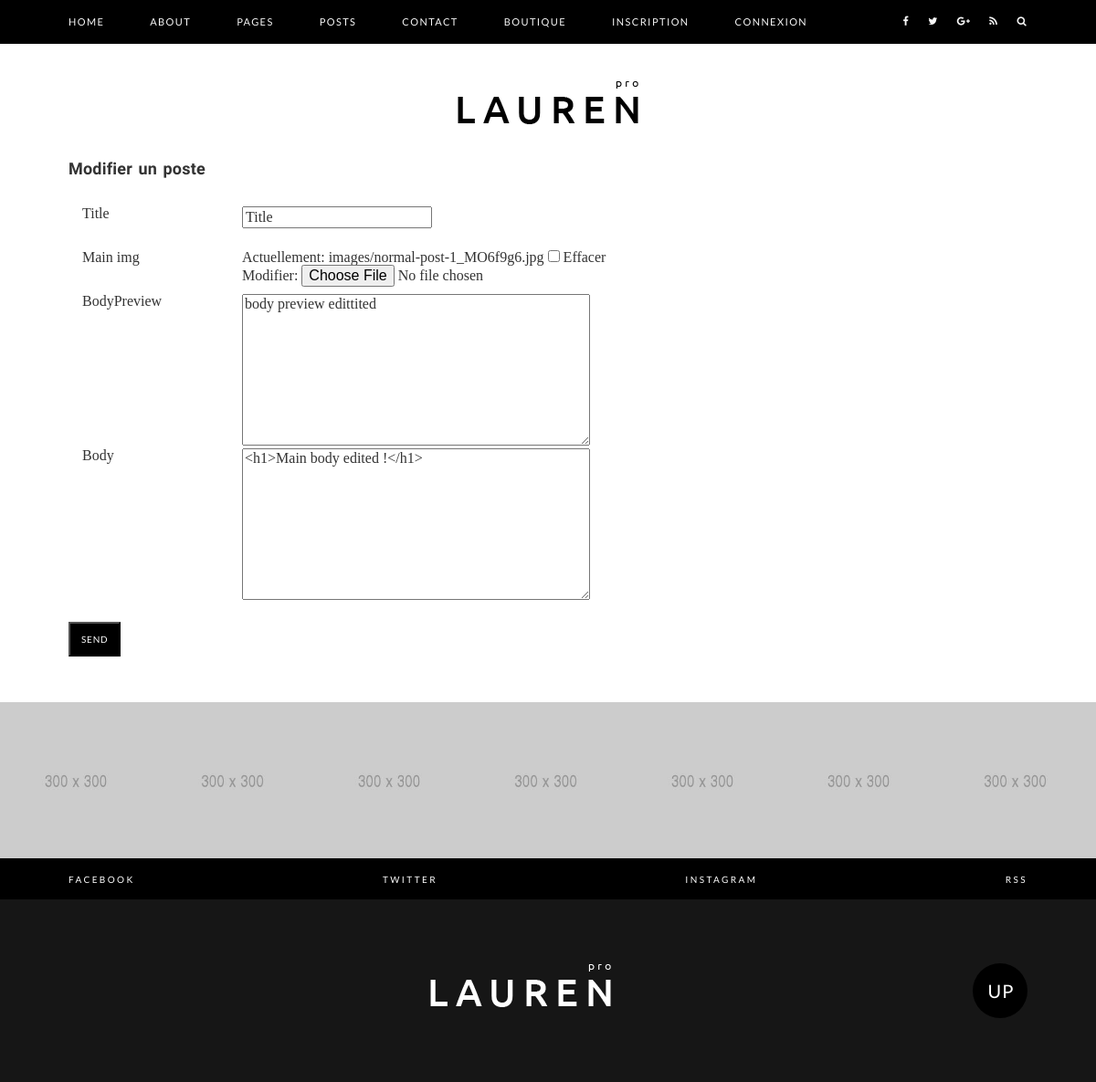
The app's page /update-post/20, older data.
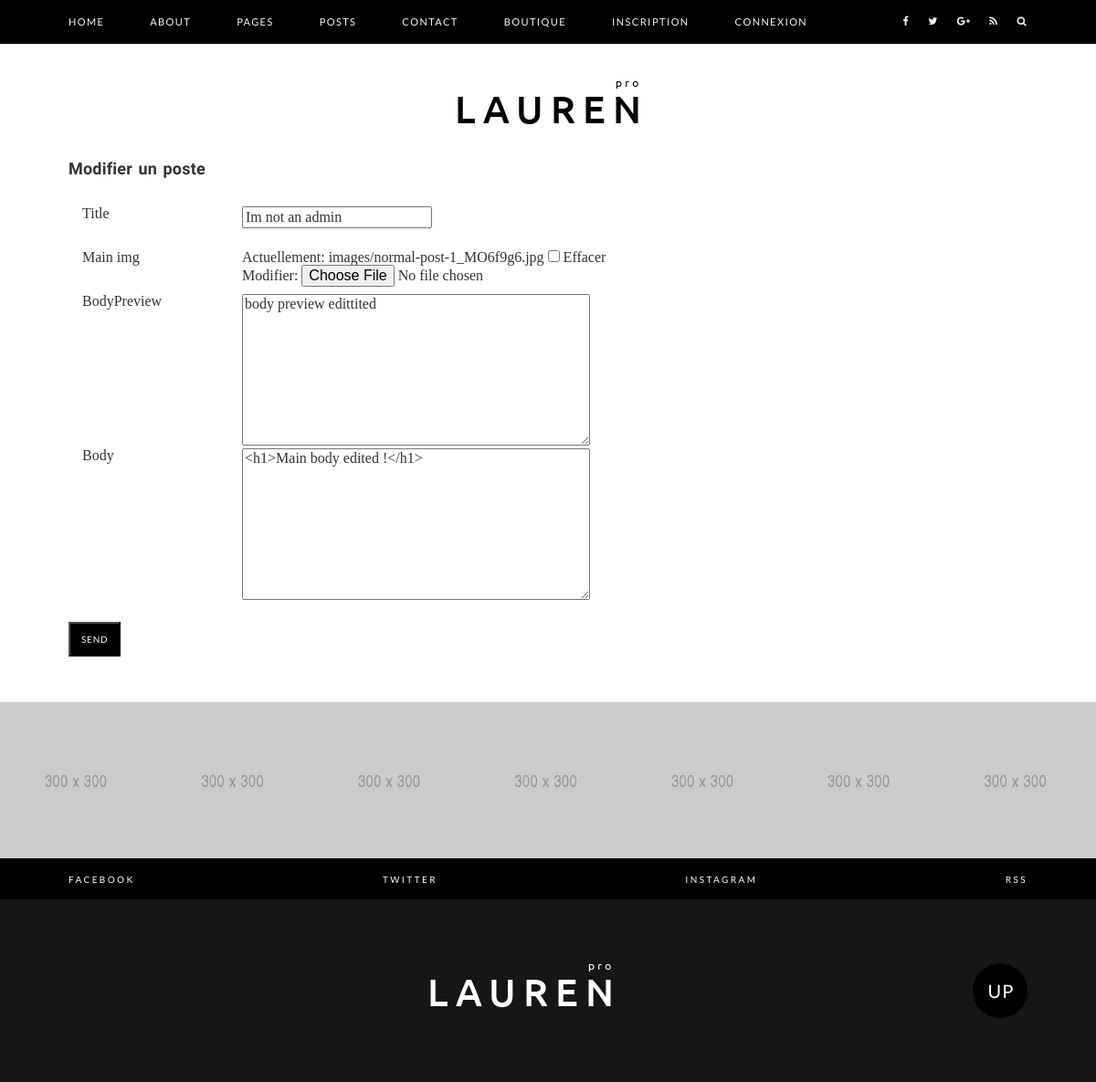
The same page, newer data.
### blog/models.py (models this page shows, shortened)
class Post(models.Model):
    author = models.ForeignKey(Account, verbose_name='Author of the post', on_delete=models.CASCADE)
    title = models.CharField(max_length=255, null=True)
    slug_post = models.SlugField(max_length=40, null=True)
    body = RichTextField(blank=True, null=True)
    bodyPreview = models.TextField(max_length=500, null=True)
    main_img = models.ImageField(upload_to='images/', null=True, blank=True)
    date_added = models.DateTimeField(auto_now_add=True)
    class Meta:
        ordering = ['-date_added']

### blog/views.py (the view)
# urls.py: path('update-post/<str:pk>', views.UpdatePostView.as_view(), name='update-post'),
class UpdatePostView(UpdateView):
    model = Post
    template_name = 'blog/update-post.html'
    fields = ['title', 'main_img', 'bodyPreview', 'body']

### templates/blog/update-post.html (shortened to what this page needs)
{% extends 'base/main.html' %}
{% block contenu %}
<div class="main-content">
    <div class="container">
        <h1>Modifier un poste</h1>
        <br>
        <br>
        <form method="POST" action="" enctype='multipart/form-data'>
            {% for champ in form %}
            <div class="col-md-2">
                {{ champ.label }}
            </div>
            <div class="col-md-10">
                {{ champ }}
            </div>
            <br>
            <br>
            <br>
            {% endfor %}
            <br>
            <button style="background-color: #000;
                           color: #fff;
                           font-family: 'Lato', sans-serif;
                           text-transform: uppercase;
                           letter-spacing: .8px;
                           padding: 12px;
                           font-size: 10px;
                           line-height: 10px;
                            margin-top: 2%"
                    type="submit">
                Send
            </button>
        </form>
    </div>
</div>
{% endblock %}

Row changes from the older to the newer data that the page shows:
changed Post "body preview edittited": title "Title" → "Im not an admin"
